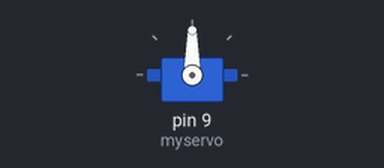
Bench run of a sketch on a simulated Arduino Uno, built with avr-gcc and run on an emulated ATmega328P. Shown: servo.

Above: at 0.05 s.
At 2.0 s:
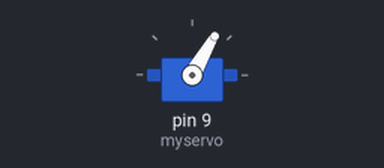
At 4.0 s:
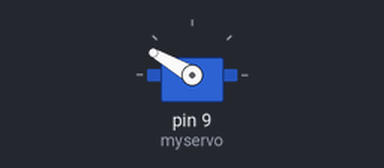
Timing chart, 0 to 5.2 s (numbered marks = the images above):
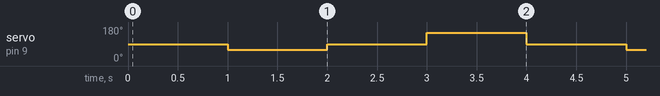

The sketch:

09.ServoFritzing.ino
```cpp
#include <Servo.h>
/* After including the corresponding libraries,
   we can use the "class" like "Servo" created by the developer for us.
   We can use the functions and variables created in the libraries by creating
   objects like the following "myservo" to refer to the members in ".".*/

Servo myservo;
//it created an object called myservo.
/*  you can see Servo as a complex date type(Including functions and various data types)
    and see myservo as variables.               */

void setup(){
  /*"attach" and "write" are both functions,
     and they are members contained in the complex structure of "Servo".
     We can only use them if we create the object "myservo" for the complex structure of "Servo".
  */
  myservo.attach(9);//connect pin 9 with the control line(the middle line of Servo)
  myservo.write(90);// move servos to center position -> 90°
}
void loop(){
  myservo.write(90);// move servos to center position -> 90°
  delay(1000);
  myservo.write(60);// move servos to center position -> 60°
  delay(1000);
  myservo.write(90);// move servos to center position -> 90°
  delay(1000);
  myservo.write(150);// move servos to center position -> 120°
  delay(1000);
}
```

Measured:
- by itself, servo on pin 9 (myservo): repeats every 4.0 s: 90° 1.0 s, 150° 1.0 s, 90° 1.0 s, 60° 1.0 s
